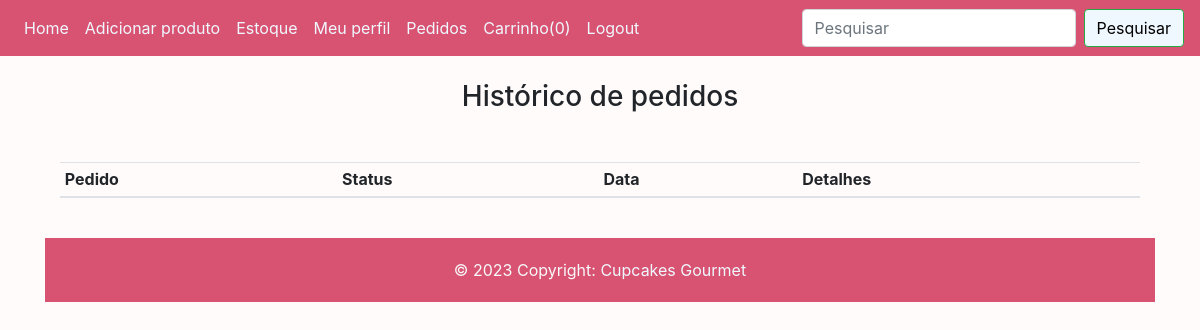
/allorders (signed in), run on an earlier commit of the app's database.
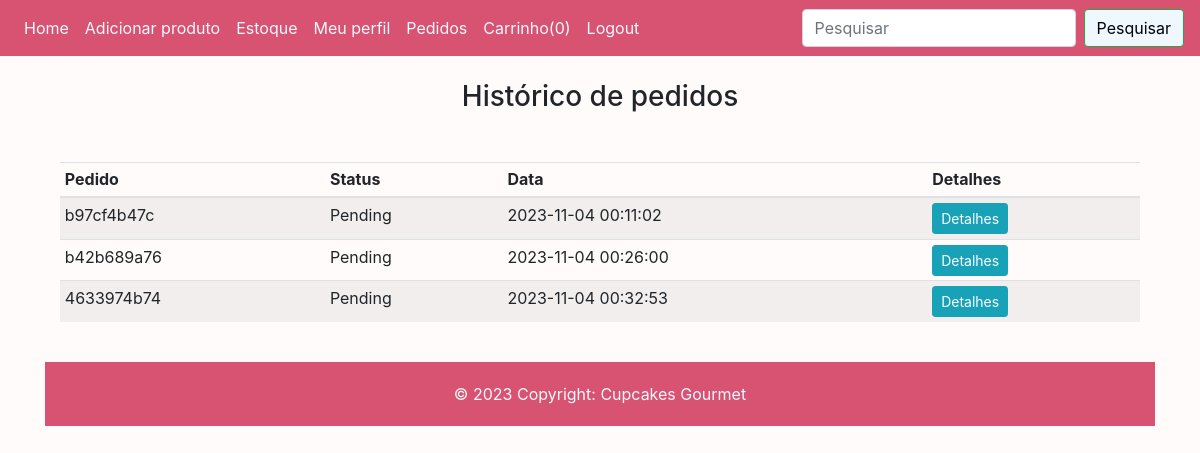
And on a later commit of the database.
### website/models.py (models this page shows, shortened)
class Order(db.Model):
    id = db.Column(db.Integer, primary_key=True)
    total = db.Column(db.String(20), unique=True, nullable=False) # Identificação do pedido(invoice).
    status = db.Column(db.String(20), default='Pendente', nullable=False)
    userId = db.Column(db.Integer, unique=False, nullable=False)
    date = db.Column(db.DateTime(timezone = True), default=func.now(), nullable=False)
    orders = db.Column(JsonEcodeDict)
    user_id = db.Column(db.Integer, db.ForeignKey('user.id'))

### website/auth.py (the view)
@auth.route('/allorders', methods=['GET', 'POST']) # Histórico de pedidos
@login_required # Decorador que só vai permitir acesso ao logout caso o usuário estiver logado.
def allorders():
    if current_user.is_authenticated:
        customer_id = current_user.id
        orders = Order.query.filter_by(userId=customer_id)
    return render_template('/allorders.html', user=current_user, orders=orders)

### website/models.py (called while the page is built)
    def process_result_value(self, value, dialect):
        if value is None:
            return {}
        else:
            return json.loads(value)

### website/templates/allorders.html
{% extends "base.html" %} {% block title %}Pedidos{% endblock %} {% block
    content %}
    <br />
    <h3 align="center">Histórico de pedidos</h3>
    <div class="container mt-5">
      <table class="table table-sm table-condensed table-striped">
        <thead>
          <th>Pedido</th>
          <th>Status</th>
          <th>Data</th>
          <th>Detalhes</th>
        </thead>
        <tbody>
          {% for orders in orders %}
          <tr>
            <td>{{orders.total}}</td>
            <td>{{orders.status}}</td>
            <td>{{orders.date}}</td>
            <td><a href="{{url_for('auth.userOrders', total=orders.total)}}" class="btn btn-info btn-sm">Detalhes</a></td>
          {% endfor %}
          </tr>
        </tbody>
      </table>
    </div>
    <br />
    <footer class="text-light">
      <div class="text-center" style="background-color: #d85372; padding: 20px;" >
        &copy 2023 Copyright: <a href="#" style="color: aliceblue;">Cupcakes Gourmet</a>
      </div>
    </footer>
    {% endblock %}

### website/templates/base.html (shortened to what this page needs)
<!DOCTYPE html>
<html>
  <head>
    <link
      rel="stylesheet"
      href="https://stackpath.bootstrapcdn.com/bootstrap/4.4.1/css/bootstrap.min.css"
    />
    <link
      rel="stylesheet"
      href="https://stackpath.bootstrapcdn.com/font-awesome/4.7.0/css/font-awesome.min.css"
    />
  </head>
  <body>
    <nav
      class="navbar navbar-expand-lg navbar-light"
      style="background-color: #d85372"
    >
      <div class="collapse navbar-collapse" id="navbar">
        <div class="navbar-nav">
          {%if user.is_authenticated%}
          <a class="nav-item nav-link" id="home" href="/" style="color: aliceblue">Home</a>
          <a class="nav-item nav-link" id="addProduct" href="/addProduct"  style="color: aliceblue">Adicionar produto</a>
          <a class="nav-item nav-link" id="stock" href="/stock"  style="color: aliceblue">Estoque</a>
          <a class="nav-item nav-link" id="user" href="{{url_for('auth.updateuserinfo', id=user.id)}}"  style="color: aliceblue">Meu perfil</a>
          <a class="nav-item nav-link" id="orders" href="{{url_for('auth.allorders')}}"  style="color: aliceblue">Pedidos</a>
          <li class="nav-item">
            <a class="nav-link disable" href="{{url_for('auth.getCart')}}" style="color: aliceblue" tabindex="-1">Carrinho({{session['Shoppingcart']|length}})</a>
          </li>
          <a class="nav-item nav-link" id="logout" href="{{url_for('auth.logout')}}"  style="color: aliceblue" data-toggle="modal" data-target="#modalExemplo">Logout</a>
          {%else %}
          <a class="nav-item nav-link" id="login" href="/login" style="color: aliceblue">Login</a>
          <a class="nav-item nav-link" id="signUp" href="/sign-up" style="color: aliceblue">Cadastre-se</a>
          {% endif %}
        </div>
      </div>
      <form class="form-inline my-2 my-lg-0" action="{{url_for('auth.result')}}">
        {%if user.is_authenticated%}
        <input class="form-control mr-sm-2" type="search" placeholder="Pesquisar" aria-label="Pesquisar" name="q"/>
        <button class="btn btn-outline-success my-2 my-sm-0" type="submit" style="color: rgb(0, 0, 0); background-color: aliceblue">Pesquisar</button>
        {% endif %}
      </form>
    </nav>
    <div class="container">{% block content %} {% endblock %}</div>
  </body>
</html>

### website/templates/base.html (style rules this page uses)
body { background-color: #fffbfb; }

What changed in the data, as far as the page shows it:
added Order: total "b97cf4b47c", status "Pending", date "2023-11-04 00:11:02"
added Order: total "b42b689a76", status "Pending", date "2023-11-04 00:26:00"
added Order: total "4633974b74", status "Pending", date "2023-11-04 00:32:53"
